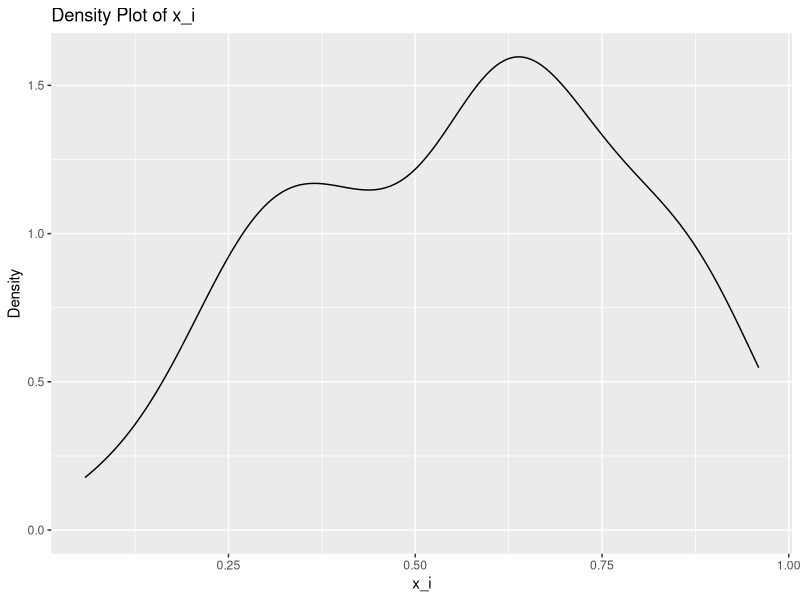

Reproduce this figure in R.
# Title: Threshold simulation model for paper: "When norm change hurts"
# Authors: Charles Efferson, Sönke Ehret, Lukas von Flüe, and Sonja Vogt.

# Simulation will be a function with the following parameters as arguments:

# phi -> which we might want to vary: 0.25, 0.5, 0.75
# a   -> which we might wan to vary: 0.25, 0.75
# t_max
# h, g -> where h > g. these are the payoffs for choosing Alt / SQ respectively.
# alpha, beta -> beta distribution parameters.

################################################################################

rm(list=ls())

# package dependencies

library(ggplot2)

################################################################################

# Coordination game payoff matrix:

#       SQ      Alt
# SQ    a+x_i   b+x_i
# Alt   a       d
# where: a+x_i > a, b+x_i<d, for each agent.

a <- 0.75 # will be one of the parameters we vary

################################################################################

# Parameter values for testing before writing simulation as a function:

t_max <- 100
a <- 0.25
phi <- 0.25
target <- 0 # target=0 means we target amenable, target=1 we target resistant

################################################################################

# Note: All of the following should go into the simulation function

# Initialization

N <- 100  # Will use it as an argument in the simulation function

# Parameters specifying payoffs in coordination game:

b <- 0
d <- 1    

# Post int payoffs for targeted agents who actually respond and switch:

g <- 0
h <- 2

# Define agents and their traits. Note, "exp_sq" and "exp_alt" refer to the 
# expected payoffs associated with choosing SQ and Alt respectively.
# For "choice" we define choice=0 as choosing SQ and choice=1 as choosing Alt.
# "q" is belief that next randomly selected partner will play Alt.

agent <- data.frame(x_i = rep(NA, N), q = rep(NA, N), exp_sq = rep(NA, N), 
                    exp_alt = rep(NA, N), choice = rep(0, N), payoff = rep(NA, N))

# Draw x_i values from a left-skewed beta distribution such that for a majority 
# of agents it is true that x_i > (d-b)/2.
# Might want to vary those values (in paper we also have: alpha <- 8, beta <- 2)

alpha <- 3  # Will use it as an argument in the simulation function      
beta <- 2   # Will use it as an argument in the simulation function    

x_values <- rbeta(N, shape1 = alpha, shape2 = beta) * (d - b)

agent$x_i <- x_values

# Density plot of x_i values:

ggplot(data = data.frame(x = agent$x_i), aes(x)) +
   geom_density() +
   labs(title = "Density Plot of x_i", x = "x_i", y = "Density")

# Given we assume everyone chooses SQ before intervention, we assign initial 
# payoffs accordingly (note: payoff for coordinating on SQ: a+x_i):

agent$payoff <- a + agent$x_i

################################################################################
################################################################################

# Simulation function.

# Notes:

# INTERVENTION: As discussed with Charles, we do intervention before first 
# period because we are only interested in dynamics after the intervention.
# Agents switch with a probability = 1-(x_i/(d-b)). Note, q=x_i/(d-b) is simply
# the fraction of agents choosing Alt that makes an agent indifferent between
# choosing Alt and SQ. Further in the paper it is assumed that a given agent 
# switches to Alt if the expected payoff of Alt is >= expected payoff of SQ.

sim <- function (N, t_max, alpha, beta, target, phi, a, g, h) {
  
  # Initialize data frame in which we store coordination results
  
  coordination <- data.frame(freq_coord_sq=rep(NA,t_max+1), freq_coord_alt=rep(NA,t_max+1))
  
  # Before intervention, we assume everyone chooses SQ:
  
  coordination$freq_coord_sq[1] <- N/2
  coordination$freq_coord_alt[1] <- 0
  
  # Initialize agents (note, we assume agents start from an equilibrium where 
  # everyone chooses SQ (choice=0)):
  
  agent <- data.frame(x_i = rep(NA, N), q = rep(NA, N), exp_sq = rep(NA, N), 
                      exp_alt = rep(NA, N), choice = rep(0, N), payoff = rep(NA, N))
  
  # Draw x_i values from a left-skewed beta distribution such that for a majority 
  # of agents it is true that x_i > (d-b)/2.
  # Might want to vary those values (in paper we also have: alpha <- 8, beta <- 2)
  
  alpha <- 3  # Will use it as an argument in the simulation function      
  beta <- 2   # Will use it as an argument in the simulation function    
  
  x_values <- rbeta(N, shape1 = alpha, shape2 = beta) * (d - b)
  agent$x_i <- x_values
  
  # Initialize array to record agents' traits in every period:
  
  num_traits <- length(agent[1,])   # number of traits per agent
  output <- array(NA, dim = c(N, num_traits, 1+t_max))
  
  # rename columns
  
  # Set dimnames
  dimnames(output) <- list(
    agent = as.character(1:N),
    trait = c("x_i", "q", "exp_sq", "exp_alt", "choice", "payoff"),
    period = 1:(1+t_max)
  )
  
  # Check the dimnames
  # dimnames(output)
  
  #############################################################################  

  # Intervention (note, if target=0, we target amenable, else resistant)
  
  if (target==0) {
    # IMPORTANT: NEED TO ORDER AGENTS ACCORDING x_i VALUES FIRST.
    # If we target most amenable, we order in increasing order:
    agent <- agent[order(agent$x_i), ]
    # Response to intervention is probabilistic and proportional to threshold.
    # Note, an agent's threshold value is given by; agent$x_i[1:(N*phi)]/(d-b)
    # We make response a decreasing function of threshold values and define
    # the probability to switch as; 1-agent$x_i[1:(N*phi)]/(d-b)
    # If target=0, that means we target most amenable agents. We do so in an 
    # increasing order, i.e. we first target most amenable
    prob_draw <- runif(N*phi)
    agent$choice[1:(N*phi)] <- ifelse((agent$choice[1:(N*phi)]==0) & (prob_draw>(1-(agent$x_i[1:(N*phi)]/(d-b)))), 1, 0)  
    } else if(target==1) {
      # If we target most resistant, we order in decreasing order:
      agent <- agent[order(agent$x_i, decreasing = TRUE), ]
      prob_draw <- runif(N*phi)
      agent$choice[1:(N*phi)] <- ifelse((agent$choice[1:(N*phi)]==0) & (prob_draw>(1-(agent$x_i[1:(N*phi)]/(d-b)))), 1, 0)  
  }
  
  # Before first period, register agents' x_i values and choices:
  
  output[,,1] <- as.matrix(agent)
    
  #############################################################################  
  
  for (t in 1:t_max) {
    
    # copy agent to previous_agent data-frame
    
    previous_agent <- agent  
    
    # Determine beliefs:
    
    agent$q <- mean(previous_agent$choice)
    
    agent$exp_sq <- (1-agent$q[1])*(a + agent$x_i) + agent$q[1]*(b+agent$x_i)
    
    agent$exp_alt <- (1-agent$q[1])*a + agent$q[1]*d
    
    # Determine choice based on expected payoffs. Note: An agent chooses Alt if
    # exp_alt >= exp_sq:
    
    agent$choice <- ifelse(agent$exp_alt>=agent$exp_sq, 1, 0)
    
    # Match agents to play coordination game and assign corresponding payoffs:
    
    shuffled_indices <- sample(N)
    
    # Split shuffled indices into two halves
    player_1 <- shuffled_indices[1:(N/2)]
    player_2 <- shuffled_indices[((N/2)+1):N]
    
    # Retrieve choice values for each half
    choice_player_1 <- agent$choice[player_1]
    choice_player_2 <- agent$choice[player_2]
    
    # Compare choice values and record coordination
    both_sq <- choice_player_1 == 0 & choice_player_2 == 0
    both_alt <- choice_player_1 == 1 & choice_player_2 == 1
    freq_coord_sq <- sum(both_sq)
    freq_coord_alt <- sum(both_alt)
    
    # Store results in 'coordination' data frame:
    coordination$freq_coord_sq[1+t] <- freq_coord_sq
    coordination$freq_coord_alt[1+t] <- freq_coord_alt
    
    # Calculate payoffs:
    payoff_first <- numeric(N/2)
    payoff_second <- numeric(N/2)
    
    payoff_first[both_sq] <- a + agent$x_i[player_1]
    payoff_second[both_alt] <- a + x
    
    
    # Record agent data:
    
    output[,,1+t] <- as.matrix(agent)
    
  }
  
################################################################################
  
# Plot results
  
  # Notes: For coordination results, we recorded coordination on SQ and on Alt
  # We can get coordination overall by adding those frequencies and we can get
  # miscoordination frequency with: 
  # (N/2) - (coordination$freq_coord_sq[t] + coordination$freq_coord_alt[t])
  
}



################################################################################
################################################################################

# session information
xfun::session_info()

# cite R
citation()
